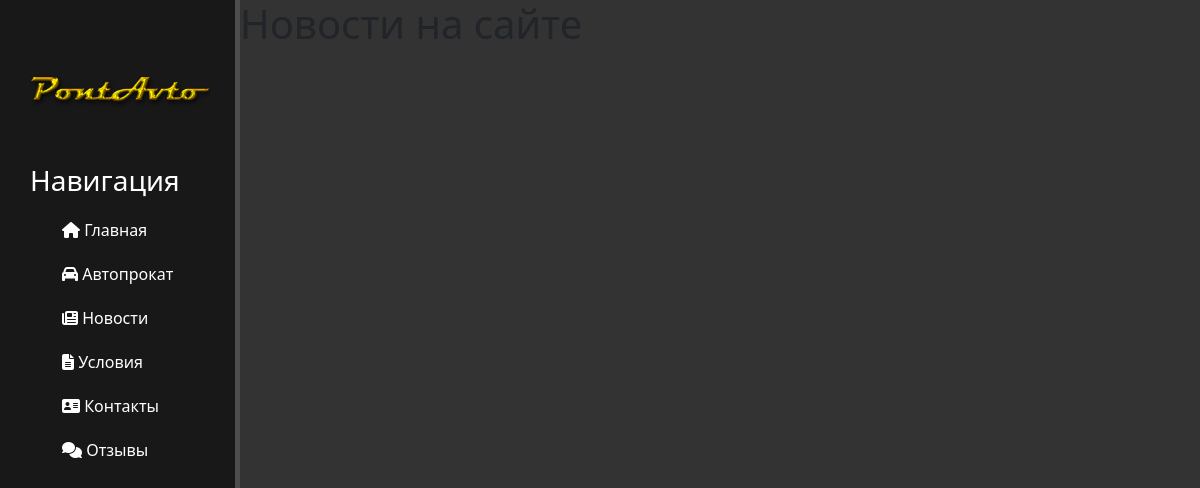
Before: /news/ with the older database file.
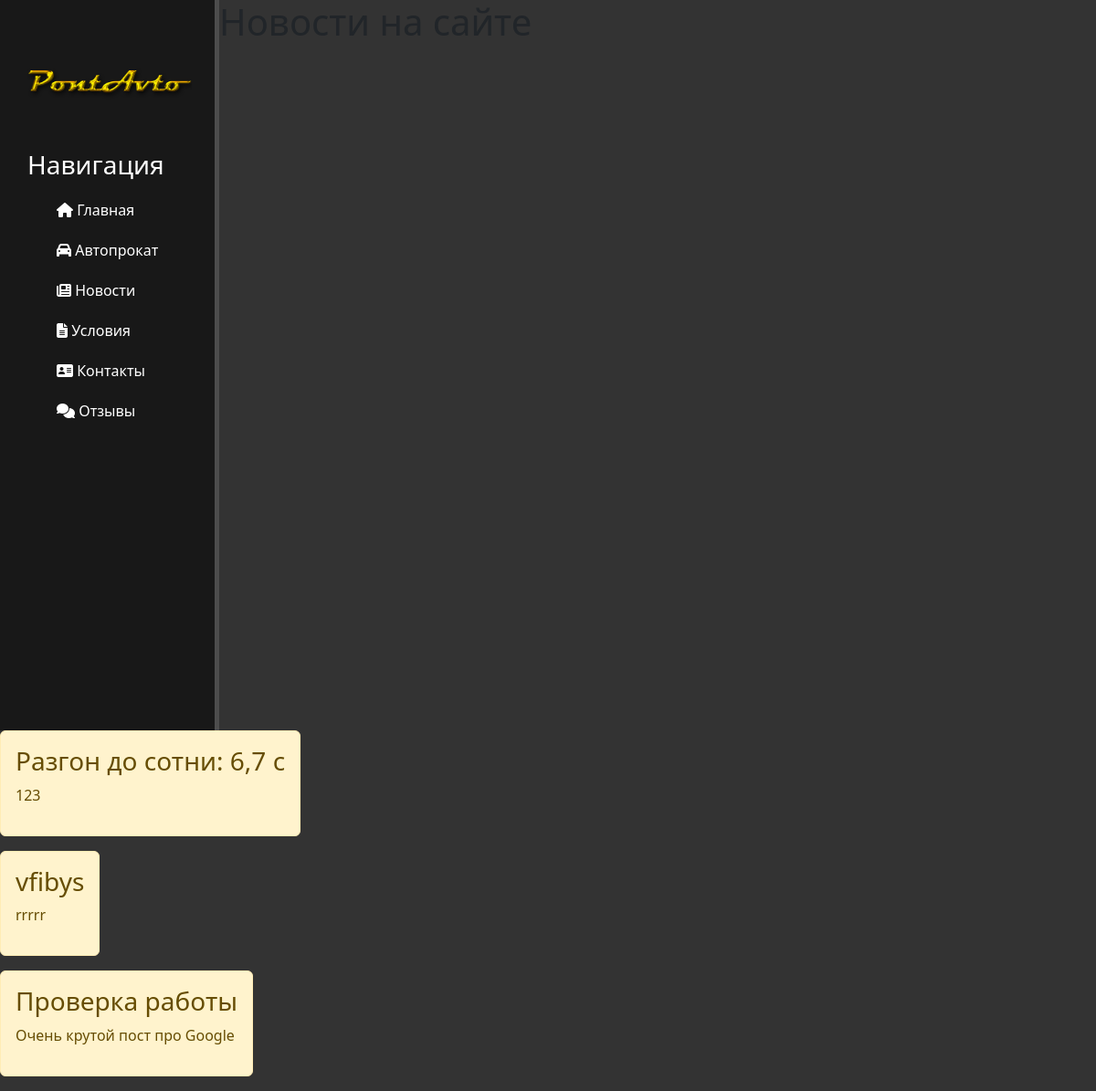
After: the same page with the newer database file.
### news/models.py (models this page shows, shortened)
class Artiles(models.Model):
    title = models.CharField('Название', max_length=50)
    anons = models.CharField('Анонс', max_length=250)
    full_text = models.TextField('Статья')
    date = models.DateTimeField('Дата публикации')
    class Meta:
        verbose_name = 'Новость'
        verbose_name_plural = 'Новости'

### news/views.py (the view)
# urls.py: path('', views.news_home, name='news_home')
def news_home(request):
    news = Artiles.objects.order_by('-date')
    return render(request, 'news/news_home.html', {'news': news})

### news/templates/news/news_home.html (shortened to what this page needs)
{% extends 'main/layout.html' %}
{% block content %}
    <div class=features">
       <h1>Новости на сайте</h1>
       {% for el in news %}
           <div class="alert alert-warning">
               <h3>{{ el.title }}</h3>
               <p>{{ el.anons }}</p>
           </div>
       {% endfor %}
    </div>
{% endblock %}

Changed rows visible on the page:
added Artiles: title "Разгон до сотни: 6,7 с", anons "123"
added Artiles: title "vfibys", anons "rrrrr"
added Artiles: title "Проверка работы", anons "Очень крутой пост про Google"
